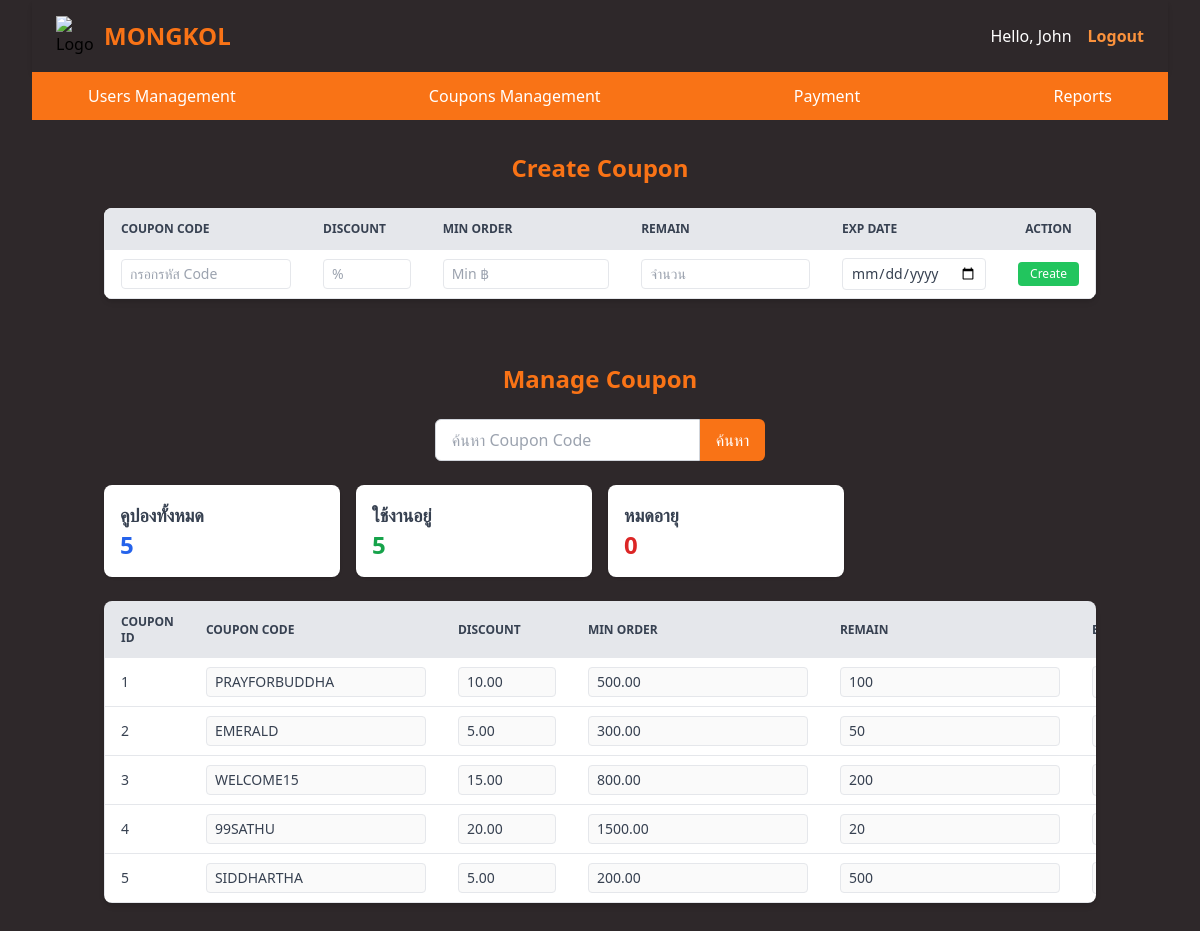
Page /admin/manage_coupon.php (signed in) on the committed database.
### tables this page shows
CREATE TABLE `tbl_coupons` (
    `coupon_ID` int(11) NOT NULL AUTO_INCREMENT,
    `couponCode` varchar(50) DEFAULT NULL,
    `discount` decimal(5,2) DEFAULT NULL,
    `minOrderValue` decimal(10,2) DEFAULT NULL,
    `expDate` date DEFAULT NULL,
    `remain` int(11) DEFAULT NULL,
    `is_delete` int(2) DEFAULT 0,
    PRIMARY KEY (`coupon_ID`)
);

### admin/manage_coupon.php (the view, shortened to what this page needs)
<!DOCTYPE html>
<html lang="en">
<head>
</head>
<body class="bg-w-full bg-[#2E282A] mr-8 ml-8">
  <?php
    require_once("../navbar/nav_admin.php");
    require_once("../conn.php");
  ?>
  <div class="container mx-auto px-4 py-8">
    <h2 class="text-2xl font-semibold mb-6 text-center text-orange-500">Create Coupon</h2>
    <div class="overflow-x-auto shadow-md rounded-lg">
      <table class="min-w-full text-sm text-left text-gray-700 bg-white border border-gray-200">
        <thead class="bg-gray-200 text-gray-700 uppercase text-xs">
          <tr>
            <th class="px-4 py-3">Coupon Code</th>
            <th class="px-4 py-3">Discount</th>
            <th class="px-4 py-3">Min Order</th>
            <th class="px-4 py-3">Remain</th>
            <th class="px-4 py-3">Exp Date</th>
            <th class="px-4 py-3 text-center">Action</th>
          </tr>
        </thead>
        <tbody>
          <tr class="hover:bg-gray-50 border-t">
            <td class="px-4 py-2">
              <input type="text" id="newCouponCode" placeholder="กรอกรหัส Code" class="border rounded px-2 py-1 w-full">
            </td>
            <td class="px-4 py-2">
              <input type="number" id="newDiscount" placeholder="%" min="0" max="100" class="border rounded px-2 py-1 w-full">
            </td>
            <td class="px-4 py-2">
              <input type="number" id="newMinOrderValue" placeholder="Min ฿" min="0" class="border rounded px-2 py-1 w-full">
            </td>
            <td class="px-4 py-2">
              <input type="number" id="newRemain" placeholder="จำนวน" min="1" class="border rounded px-2 py-1 w-full">
            </td>
            <td class="px-4 py-2">
              <input type="date" id="newExpDate" class="border rounded px-2 py-1 w-full">
            </td>
            <td class="px-4 py-2 text-center">
              <button onclick="createCoupon()" class="bg-green-500 hover:bg-green-600 text-white px-3 py-1 rounded text-xs transition duration-200">
                Create
              </button>
            </td>
          </tr>
        </tbody>
      </table>
    </div>
  </div>
  <div class="container mx-auto px-4 py-8">
    <h2 class="text-2xl font-semibold mb-6 text-center text-orange-500">Manage Coupon</h2>
    <form method="GET" class="mb-6 flex justify-center">
      <input type="text" name="couponCode" placeholder="ค้นหา Coupon Code"
            class="px-4 py-2 border border-gray-300 rounded-l-md focus:outline-none focus:ring focus:border-blue-400"
            value="<?php echo isset($_GET['couponCode']) ? htmlspecialchars($_GET['couponCode']) : '' ?>">
      <button type="submit"
              class="px-4 py-2 bg-orange-500 text-white rounded-r-md hover:bg-orange-600 transition">
        ค้นหา
      </button>
    </form>
    <div class="grid md:grid-cols-4 gap-4 mb-6">
      <?php
        $totalQuery = "SELECT COUNT(*) as total FROM tbl_coupons";
        $totalResult = $conn->query($totalQuery);
        $totalRow = $totalResult->fetch_assoc();
        $expireQuery = "SELECT COUNT(*) as expired FROM tbl_coupons WHERE expDate < CURRENT_DATE";
        $expireResult = $conn->query($expireQuery);
        $expireRow = $expireResult->fetch_assoc();
        $activeQuery = "SELECT COUNT(*) as active FROM tbl_coupons WHERE expDate > CURRENT_DATE";
        $activeResult = $conn->query($activeQuery);
        $activeRow = $activeResult->fetch_assoc();
      ?>
      <div class="bg-white rounded-lg shadow p-4">
        <h3 class="text-lg font-semibold text-gray-700">คูปองทั้งหมด</h3>
        <p class="text-2xl font-bold text-blue-600"><?php echo number_format($totalRow['total']); ?></p>
      </div>
      <div class="bg-white rounded-lg shadow p-4">
        <h3 class="text-lg font-semibold text-gray-700">ใช้งานอยู่</h3>
        <p class="text-2xl font-bold text-green-600"><?php echo number_format($activeRow['active']); ?></p>
      </div>
      <div class="bg-white rounded-lg shadow p-4">
        <h3 class="text-lg font-semibold text-gray-700">หมดอายุ</h3>
        <p class="text-2xl font-bold text-red-600"><?php echo number_format($expireRow['expired']); ?></p>
      </div>
    </div>
    <div class="overflow-x-auto shadow-md rounded-lg">
      <table class="min-w-full text-sm text-left text-gray-700 bg-white border border-gray-200">
        <thead class="bg-gray-200 text-gray-700 uppercase text-xs">
          <tr>
            <th class="px-4 py-3">Coupon ID</th>
            <th class="px-4 py-3">Coupon Code</th>
            <th class="px-4 py-3">Discount</th>
            <th class="px-4 py-3">Min Order</th>
            <th class="px-4 py-3">Remain</th>
            <th class="px-4 py-3">Exp Date</th>
          </tr>
        </thead>
        <tbody>
        <?php
          $searchCode = isset($_GET['couponCode']) ? $_GET['couponCode'] : '';
          $sql = "SELECT * FROM tbl_coupons";
          if (!empty($searchCode)) {
              $sql .= " WHERE couponCode LIKE ?";
              $stmt = $conn->prepare($sql);
              $searchParam = "%$searchCode%";
              $stmt->bind_param("s", $searchParam);
              $stmt->execute();
              $result = $stmt->get_result();
          } else {
              $result = $conn->query($sql);
          }
          if ($result && $result->num_rows > 0) {
              while($row = $result->fetch_assoc()) {
                  $id = $row['coupon_ID'];
                  echo "<tr class='border-b hover:bg-gray-100'>";
                  echo "<td class='px-4 py-2'>" . htmlspecialchars($id) . "</td>";
                  echo "<td class='px-4 py-2'>
                          <input type='text' id='couponCode-{$id}' value=\"" . htmlspecialchars($row['couponCode']) . "\" disabled class='border rounded px-2 py-1'>
                        </td>";
                  echo "<td class='px-4 py-2'>
                          <input type='number' id='discount-{$id}' value=\"" . htmlspecialchars($row['discount']) . "\" min='0' max='100' disabled class='border rounded px-2 py-1'>
                        </td>";
                  echo "<td class='px-4 py-2'>
                          <input type='number' id='minOrderValue-{$id}' value=\"" . htmlspecialchars($row['minOrderValue']) . "\" min='0' disabled class='border rounded px-2 py-1'>
                        </td>";
                  echo "<td class='px-4 py-2'>
                          <input type='number' id='remain-{$id}' value=\"" . htmlspecialchars($row['remain']) . "\" min='0' disabled class='border rounded px-2 py-1'>
                        </td>";
                  echo "<td class='px-4 py-2'>
                          <input type='date' id='expDate-{$id}' value=\"" . htmlspecialchars($row['expDate']) . "\" disabled class='border rounded px-2 py-1'>
                        </td>";
                  echo "</tr>";
              }
          } else {
              echo "<tr><td colspan='7' class='text-center px-4 py-3 text-gray-500'>ไม่พบข้อมูล</td></tr>";
          }
        ?>
        </tbody>
      </table>
    </div>
  </div>
</body>
</html>

### rows in the picture
tbl_coupons: coupon_ID "1", couponCode "PRAYFORBUDDHA", discount "10.00", minOrderValue "500.00", remain "100", expDate "12/31/2025"
tbl_coupons: coupon_ID "2", couponCode "EMERALD", discount "5.00", minOrderValue "300.00", remain "50", expDate "08/31/2025"
tbl_coupons: coupon_ID "3", couponCode "WELCOME15", discount "15.00", minOrderValue "800.00", remain "200", expDate "11/30/2025"
tbl_coupons: coupon_ID "4", couponCode "99SATHU", discount "20.00", minOrderValue "1500.00", remain "20", expDate "11/29/2025"
tbl_coupons: coupon_ID "5", couponCode "SIDDHARTHA", discount "5.00", minOrderValue "200.00", remain "500", expDate "01/01/2026"

### other values in the picture
$_SESSION["firstName"] "John"
$totalRow['total'] "5"
$activeRow['active'] "5"
$expireRow['expired'] "0"
